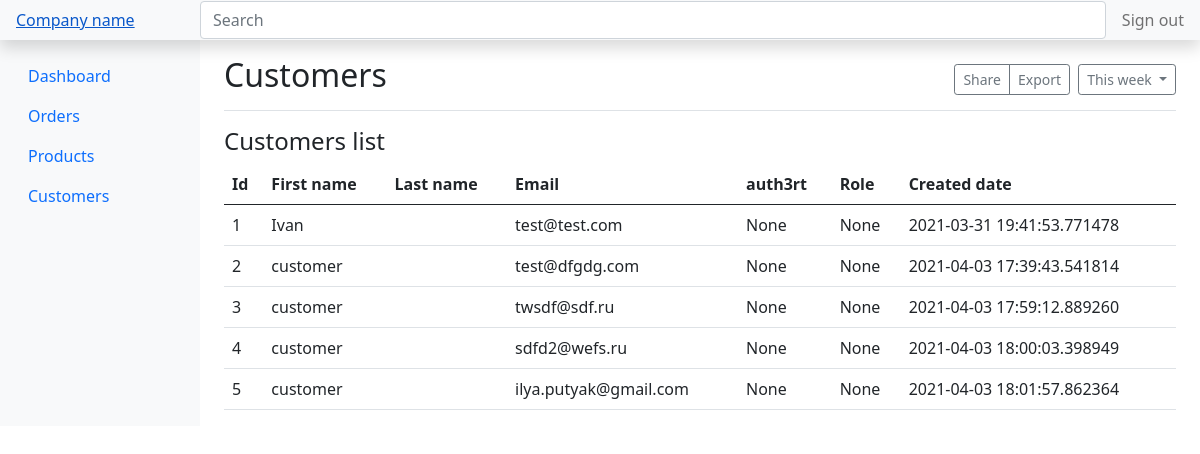
The page /admin/customers on the database its author committed.
### app.py (models this page shows)
class Customer(db.Model):
    __tablename__ = 'customers'
    id = db.Column(db.Integer, primary_key=True)
    firstname = db.Column(db.String, nullable=False)
    lastname = db.Column(db.String, nullable=True)
    email = db.Column(db.String, nullable=False, unique=True)
    password = db.Column(db.String, nullable=True)
    auth3rt = db.Column(db.String, nullable=True)
    role = db.Column(db.String, nullable=True)
    cdate = db.Column(db.DateTime, default=datetime.datetime.utcnow)

### app.py (the view)
@app.route('/admin/customers')
def admin_customers():
    query_customers = Customer.query.all()
    customers = []
    for i in query_customers:
        customers.append(dict(id=i.id, firstname=i.firstname, email=i.email, password=i.password, auth3rt=i.auth3rt, role=i.role, cdate=i.cdate))
    return render_template('admin_customers.html', customers=customers)

### templates/admin_customers.html (shortened to what this page needs)
<!doctype html>
<html lang="en">
<head>
    <link href="https://getbootstrap.com/docs/5.0/dist/css/bootstrap.min.css" rel="stylesheet"
>
    <link href="https://getbootstrap.com/docs/5.0/examples/dashboard/dashboard.css" rel="stylesheet">
</head>
<body>
<header class="navbar navbar-light sticky-top bg-light flex-md-nowrap p-0 shadow">
    <a class="navbar navbar-light sticky-top bg-light col-md-3 col-lg-2 me-0 px-3" href="#">Company name</a>
    <input class="form-control form-control-dark w-100" type="text" placeholder="Search" aria-label="Search">
    <ul class="navbar-nav px-3">
        <li class="nav-item text-nowrap">
            <a class="nav-link" href="#">Sign out</a>
        </li>
    </ul>
</header>
<div class="container-fluid">
    <div class="row">
        <nav id="sidebarMenu" class="col-md-3 col-lg-2 d-md-block bg-light sidebar collapse">
            <div class="position-sticky pt-3">
                <ul class="nav flex-column">
                    <li class="nav-item">
                        <a class="nav-link" href="/admin/dashboard">
                            Dashboard
                        </a>
                    </li>
                    <li class="nav-item">
                        <a class="nav-link" href="/admin/orders">
                            Orders
                        </a>
                    </li>
                    <li class="nav-item">
                        <a class="nav-link" href="/admin/products">
                            Products
                        </a>
                    </li>
                    <li class="nav-item">
                        <a class="nav-link active" aria-current="page" href="/admin/customers">
                            Customers
                        </a>
                    </li>
                </ul>
            </div>
        </nav>
        <main class="col-md-9 ms-sm-auto col-lg-10 px-md-4">
            <div class="d-flex justify-content-between flex-wrap flex-md-nowrap align-items-center pt-3 pb-2 mb-3 border-bottom">
                <h1 class="h2">Customers</h1>
                <div class="btn-toolbar mb-2 mb-md-0">
                    <div class="btn-group me-2">
                        <button type="button" class="btn btn-sm btn-outline-secondary">Share</button>
                        <button type="button" class="btn btn-sm btn-outline-secondary">Export</button>
                    </div>
                    <button type="button" class="btn btn-sm btn-outline-secondary dropdown-toggle">
                        This week
                    </button>
                </div>
            </div>
            <h4>Customers list</h4>
            <div class="table-responsive">
                <table class="table table-hover">
                    <thead>
                    <tr>
                        <th>Id</th>
                        <th>First name</th>
                        <th>Last name</th>
                        <th>Email</th>
                        <th>auth3rt</th>
                        <th>Role</th>
                        <th>Created date</th>
                    </tr>
                    </thead>
                    <tbody>
                    {% for i in customers %}
                    <tr data-toggle="modal" data-target="#{{ i.id }}">
                        <td>{{ i.id }}</td>
                        <td>{{ i.firstname }}</td>
                        <td>{{ i.lastname }}</td>
                        <td>{{ i.email }}</td>
                        <td>{{ i.auth3rt }}</td>
                        <td>{{ i.role }}</td>
                        <td>{{ i.cdate }}</td>
                    </tr>
                    {% endfor %}
                    </tbody>
                </table>
            </div>
        </main>
    </div>
</div>
</body>
</html>

### rows shown on the page
Customer: id "1", firstname "Ivan", email "test@test.com", auth3rt "None", role "None", cdate "2021-03-31 19:41:53.771478"
Customer: id "2", firstname "customer", email "test@dfgdg.com", auth3rt "None", role "None", cdate "2021-04-03 17:39:43.541814"
Customer: id "3", firstname "customer", email "twsdf@sdf.ru", auth3rt "None", role "None", cdate "2021-04-03 17:59:12.889260"
Customer: id "4", firstname "customer", email "sdfd2@wefs.ru", auth3rt "None", role "None", cdate "2021-04-03 18:00:03.398949"
Customer: id "5", firstname "customer", email "ilya.putyak@gmail.com", auth3rt "None", role "None", cdate "2021-04-03 18:01:57.862364"
